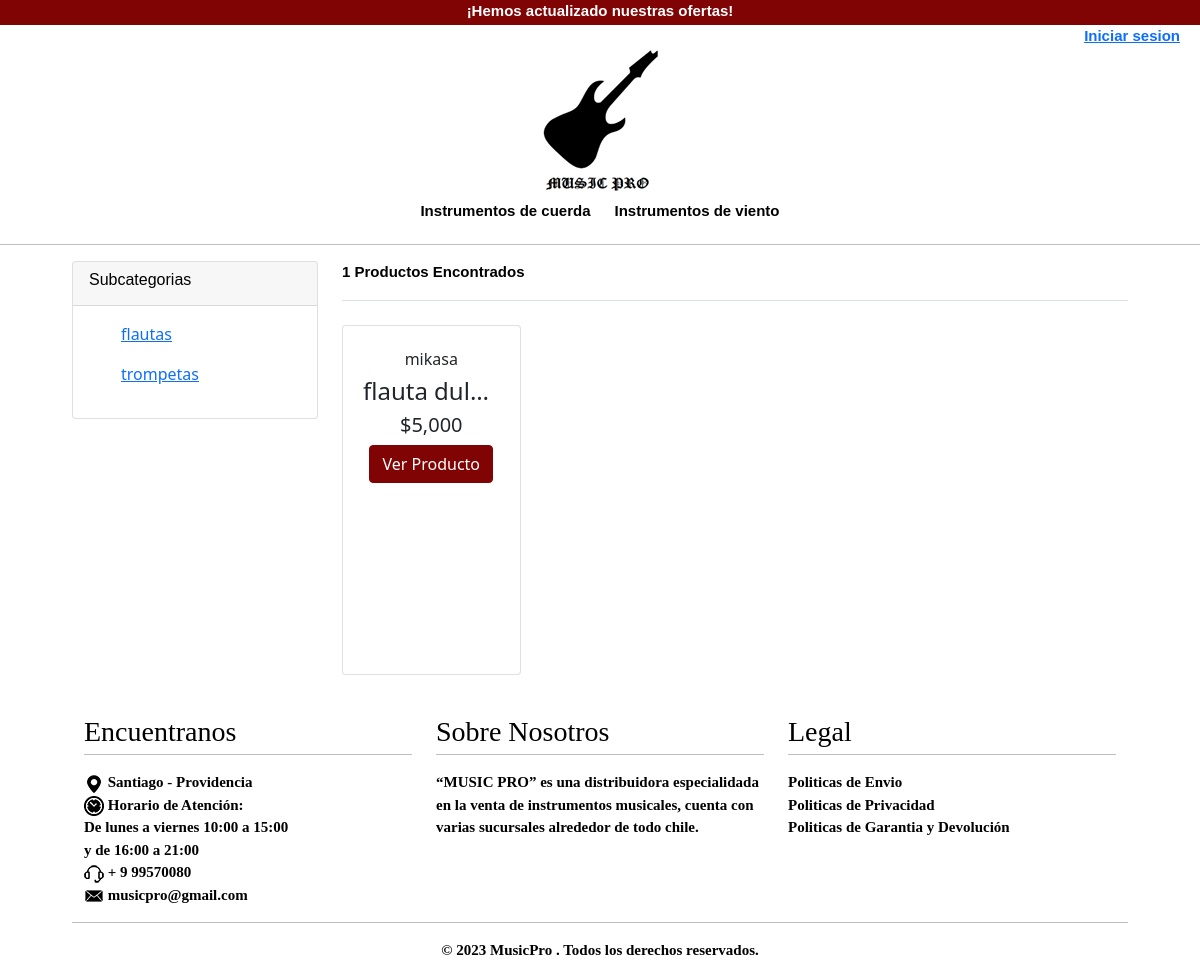
The page /store/instrumentos-de-viento on the database its author committed.
### app/models.py (models this page shows, shortened)
class Categoria(models.Model):
    nombreCategoria = models.CharField(max_length=50,primary_key=True, verbose_name='nombre de la categoria', unique=True)
    descripcion = models.CharField(max_length=255, blank = True)
    slug = AutoSlugField(populate_from='nombreCategoria')
    class Meta:
        verbose_name = 'category'
        verbose_name_plural = 'categories'

class SubCategoria(models.Model):
    nombreSubCategoria = models.CharField(max_length=50,primary_key=True, verbose_name='nombre subcategoria')
    descripcion = models.CharField(max_length=255, blank = True)
    slug = AutoSlugField(populate_from='nombreSubCategoria')
    categoria = models.ForeignKey(Categoria, on_delete=models.CASCADE)
    slugcat = AutoSlugField(populate_from='categoria',null=True)
    class Meta:
        verbose_name = 'sub category'
        verbose_name_plural = 'sub categories'

class Producto(models.Model):
    SKU = models.IntegerField(primary_key=True, verbose_name='SKU')
    nombreProducto =  models.CharField(max_length=80 ,verbose_name='nombre', unique=True)
    slug = AutoSlugField(populate_from='nombreProducto',null=True)
    descripcion = models.TextField(verbose_name='descripcion')
    precio = models.IntegerField(verbose_name='precio')
    imagen=models.CharField(max_length=500)
    stock = models.IntegerField(verbose_name='stock')
    categoria= models.ForeignKey(Categoria,on_delete=models.CASCADE, )
    subcategoria= models.ForeignKey(SubCategoria,on_delete=models.CASCADE)
    tipoinstrumento= models.ForeignKey(TipoInstrumento,on_delete=models.CASCADE, blank=True, null=True)
    marca = models.ForeignKey(Marca,on_delete=models.CASCADE)
    is_available = models.BooleanField(default=True)
    create_date = models.DateTimeField(auto_now_add=True)
    modified_date = models.DateTimeField(auto_now=True)

class Marca(models.Model):
    nombreMarca = models.CharField(max_length=50,primary_key=True ,verbose_name='nombre Marca', unique=True)
    descripcion = models.CharField(max_length=255, blank = True)
    slug = AutoSlugField(populate_from='descripcion',null=True)
    def __str__(self) -> str:
        return self.nombreMarca

### app/views.py (the view)
# urls.py: path('store/<slug>', store, name="store"),
def store (request, slug):
    tipo = None
    catslug = Categoria.objects.get(slug = slug)
    subcat = SubCategoria.objects.filter(categoria=catslug)
    productos = Producto.objects.filter(categoria=catslug)
    categorias = Categoria.objects.all()
    producto_count = productos.count()
    context = {
        'tipo':tipo,
        'subCat':subcat,
        'categorias':categorias,
        'productos': productos,
        'producto_count': producto_count,
    }
    return render(request, 'app/tienda/store.html', context)

### app/templates/app/tienda/store.html (shortened to what this page needs)
{% extends 'app/base.html' %}
{% load static %}
{% block contenido %}
<section class="section-content padding-y">
    <div class="container">
    <div class="row">
        <aside class="col-md-3">
    <div class="card">
        <article class="filter-group">
            <header class="card-header">
                <h6 class="title">Subcategorias</h6>
            </header>
            <div class="filter-content collapse show" id="collapse_1" style="">
                <div class="card-body">
                    {% for sub in subCat %}
                    <ul class="list-menu">
                    <li><a href="{% url 'subCatfilter' sub.slugcat sub.slug  %}">{{sub.nombreSubCategoria}}</a></li>
                    </ul>
                    {% endfor %}
                </div>
            </div>
    </div>
        </aside>
        <main class="col-md-9">
    <header class="border-bottom mb-4 pb-3">
            <div class="form-inline">
                <span class="mr-md-auto">{{ producto_count }} Productos Encontrados</span>
            </div>
    </header>
{% load humanize %}
<div class="row">
    {% for p in productos %}
    <div class="col-xs col-sm-6 col-md col-lg-3">
        <div class="producto">
            <div class="card">
                <div class="body-card" >
                    <div class="text-center"><img src="{{ p.imagen.url}}"  class="img-fluid" >
                    </div>
                    <h6 class="text-center ">{{p.marca}}</h6>
                    <h4 class="text-center text-truncate">{{p.nombreProducto}}</h4>
                    <h5 class="text-center ">${{p.precio | intcomma}}</h5>
                    <a href="{% url 'detalle' p.slug %}"><div class="text-center"> <button  type="button"  class="btn btn-success " >
                            Ver Producto</button> </a></div>
                </div>
            </div>
        </div>
    </div>
    {% endfor %}
</div>
    {% endblock %}

### app/templates/app/base.html (shortened to what this page needs)
<!DOCTYPE html>
<html lang="es">
<head>
    <link rel="stylesheet" href="https://cdn.jsdelivr.net/bxslider/4.2.12/jquery.bxslider.css">
    <link href="https://cdn.jsdelivr.net/npm/bootstrap@5.0.2/dist/css/bootstrap.min.css" rel="stylesheet"
>
    {% load static %}
    <link rel="stylesheet" href="{% static 'css/estilos.css' %}">
</head>
<body>
    <header>
        <div class="contenedor-anuncio">
            ¡Hemos actualizado nuestras ofertas!
        </div>
        <div class="sesion">
            {% if user.is_authenticated %}
            <li>
                Bienvenido/a: <a href="#">{{user.email}}</a>
                &nbsp;
                <a href="{% url 'logout' %}">Cerrar Sesion </a>
                {% if user.is_staff %}
                &nbsp;
                <a href="{%url 'adminView' %}">Panel de Admin</a>
                {% endif %}
            </li>
            {% else %}
            <li>
                <a href="{% url 'loginCli' %}">Iniciar sesion </a>
            </li>
            {% endif %}
        </div>
        <div class="contenedor-logo">
            <a href="{%url 'home' %}">
                <img href class="logo" src="{% static 'img/logo.png' %}" alt="logo"></a>
        </div>
        <ul class="nav nav-pills nav-justified mb-3 mx-5" id="ex1" role="tablist">
            {% for ve in categorias %}
            <li> <a href="{% url 'store' ve.slug %}"> {{ve.nombreCategoria}}</a></li>
            {% endfor %}
        </ul>
        <hr>
    </header>
    <div class="contenido">
        {% block contenido %}
        {% endblock %}
    </div>
    <footer>
        <div class="container">
            <div class="row">
                <div class="col-md-4 footer-col">
                    <h3>Encuentranos</h3>
                    <hr>
                    <ul class="list-inline">
                        <li>
                            <img src="{% static 'img/footer/ubicacion.png' %}" class="img-fluid">
                            Santiago - Providencia
                        </li>
                        <li>
                            <img src="{% static 'img/footer/horario.png' %}" class="img-fluid">
                            Horario de Atención: <br>De lunes a viernes
                            10:00 a 15:00 <br> y de 16:00 a 21:00
                        </li>
                        <li>
                            <img src="{% static 'img/footer/atencion.png' %}" class="img-fluid">
                            + 9 99570080
                        </li>
                        <li>
                            <img src="{% static 'img/footer/correo.png' %}" class="img-fluid">
                            <a target="_self" href="#">musicpro@gmail.com</a>
                        </li>
                    </ul>
                </div>
                <div class="col-md-4 footer-col">
                    <h3>Sobre Nosotros</h3>
                    <hr>
                    <ul class="list-inline">
                        <li>
                            “MUSIC PRO” es una distribuidora especialidada en la venta de instrumentos musicales, cuenta
                            con
                            varias sucursales alrededor de todo chile.
                        </li>
                    </ul>
                </div>
                <div class="col-md-4 footer-col">
                    <h3>Legal</h3>
                    <hr>
                    <ul class="list-inline">
                        <li>
                            <a target="_self" href="#">Politicas de Envio</a>
                        </li>
                        <li>
                            <a target="_self" href="#">Politicas de Privacidad</a>
                        </li>
                        <li>
                            <a target="_self" href="#"> Politicas de Garantia y Devolución</a>
                        </li>
                    </ul>
                </div>
                <hr>
            </div>
        </div>
        <div class="container">
            <div class="row">
                <div class="col-md-12 footer-col">
                    <div class="footer2">
                        © 2023 MusicPro . Todos los derechos reservados.
                    </div>
                </div>
            </div>
        </div>
    </footer>
</body>
</html>

### app/static/css/estilos.css (style rules this page uses)
* { margin: 0; padding: 0; }
body { background-color: white; }
header { width: 100%; background-color: #fff; font-family: Arial, Helvetica, sans-serif; font-weight: bold; font-size: 15px; color: #000; }
.sesion { font-size: 15px; display: flex; justify-content: flex-end; margin: 0px; margin-left: 50px; list-style: none; margin-right: 20px; }
.sesion li { margin-left: 150px; }
.contenedor-anuncio { background-color: #810404; color: white; width: 100%; height: 25px; text-align: center; }
.contenedor-logo { text-align: center; }
.contenido { background-color: #fff; width: 90%; margin: auto; }
.producto .card { height: 350px; width:100%; }
.producto .body-card { white-space: nowrap; overflow: hidden; text-overflow: ellipsis; margin-left:20px; margin-right:20px; }
ul, ol { list-style: none; }
.nav { display: flex; justify-content: center; }
.nav>li { float: left; }
.nav li a { color: #000; text-decoration: none; padding: 6px 12px; display: block; }
.producto .card { margin-bottom: 20px; }
.producto .btn { margin-bottom: 10px; background-color: #810404; border-color: #810404; }
footer { color: black; width: 100%; margin: auto; font-family: Comic Sans MS; font-weight: bold; font-size: 15px; margin-bottom: 0px; margin-top: 20px; }
footer h3 { margin-bottom: 10px; margin: auto; margin-bottom: -10px; font-family: Comic Sans MS; }
footer a:link { color: black; text-decoration: none; }
.footer2 { margin: auto; width: 100%; display: flex; justify-content: center; }

### rows shown on the page
Categoria: nombreCategoria "Instrumentos de cuerda"
Categoria: nombreCategoria "Instrumentos de viento"
SubCategoria: nombreSubCategoria "flautas"
SubCategoria: nombreSubCategoria "trompetas"
Producto: marca "mikasa", nombreProducto "flauta dul…", precio "5,000"

### other values the page prints
{{ producto_count }} "1"
